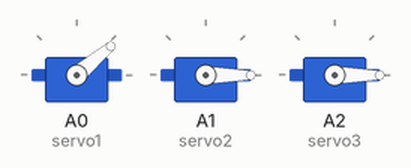
A sketch run on a simulated Arduino Uno, built with avr-gcc and run on an emulated ATmega328P. Parts: 3 × servo.

Above: at 0.05 s.
At 2.0 s:
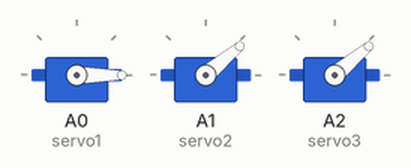
Timing chart, 0 to 4.6 s (numbered marks = the images above):
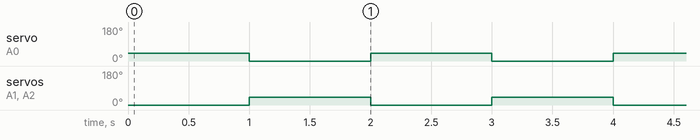

Measured:
- by itself, servo on A0 (servo1), servo on A1 (servo2), servo on A2 (servo3): alternates 40° for 1.0 s and 0° for 1.0 s

The sketch:

main.ino
```cpp
#include <Servo.h>

Servo servo1;
Servo servo2;
Servo servo3;

int nulovaPoziceServa1 = 80;
int nulovaPoziceServa2 = 80;

void setup() {
  servo1.attach(A0);
  servo2.attach(A1);
  servo3.attach(A2);
}

void loop() {
  servo1.write(40);
  servo2.write(0);
  servo3.write(0);

  delay(1000);
  servo1.write(0);
  servo2.write(40);
  servo3.write(40);
  delay(1000);

}
```
